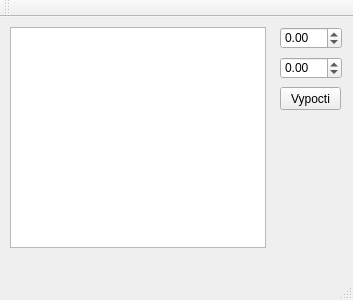
<?xml version="1.0" encoding="UTF-8"?>
<ui version="4.0">
 <class>MainWindow</class>
 <widget class="QMainWindow" name="MainWindow">
  <property name="geometry">
   <rect>
    <x>0</x>
    <y>0</y>
    <width>353</width>
    <height>300</height>
   </rect>
  </property>
  <property name="windowTitle">
   <string>MainWindow</string>
  </property>
  <widget class="QWidget" name="centralWidget">
   <widget class="QTextBrowser" name="result">
    <property name="geometry">
     <rect>
      <x>10</x>
      <y>10</y>
      <width>256</width>
      <height>221</height>
     </rect>
    </property>
   </widget>
   <widget class="QDoubleSpinBox" name="a">
    <property name="geometry">
     <rect>
      <x>280</x>
      <y>10</y>
      <width>62</width>
      <height>22</height>
     </rect>
    </property>
    <property name="minimum">
     <double>-10.000000000000000</double>
    </property>
    <property name="maximum">
     <double>10.000000000000000</double>
    </property>
    <property name="singleStep">
     <double>0.500000000000000</double>
    </property>
   </widget>
   <widget class="QDoubleSpinBox" name="b">
    <property name="geometry">
     <rect>
      <x>280</x>
      <y>40</y>
      <width>62</width>
      <height>22</height>
     </rect>
    </property>
    <property name="minimum">
     <double>-10.000000000000000</double>
    </property>
    <property name="maximum">
     <double>10.000000000000000</double>
    </property>
    <property name="singleStep">
     <double>0.500000000000000</double>
    </property>
   </widget>
   <widget class="QPushButton" name="pushButton">
    <property name="geometry">
     <rect>
      <x>280</x>
      <y>70</y>
      <width>61</width>
      <height>23</height>
     </rect>
    </property>
    <property name="text">
     <string>Vypocti</string>
    </property>
   </widget>
  </widget>
  <widget class="QMenuBar" name="menuBar">
   <property name="geometry">
    <rect>
     <x>0</x>
     <y>0</y>
     <width>353</width>
     <height>21</height>
    </rect>
   </property>
  </widget>
  <widget class="QToolBar" name="mainToolBar">
   <attribute name="toolBarArea">
    <enum>TopToolBarArea</enum>
   </attribute>
   <attribute name="toolBarBreak">
    <bool>false</bool>
   </attribute>
  </widget>
  <widget class="QStatusBar" name="statusBar"/>
 </widget>
 <layoutdefault spacing="6" margin="11"/>
 <resources/>
 <connections/>
</ui>
